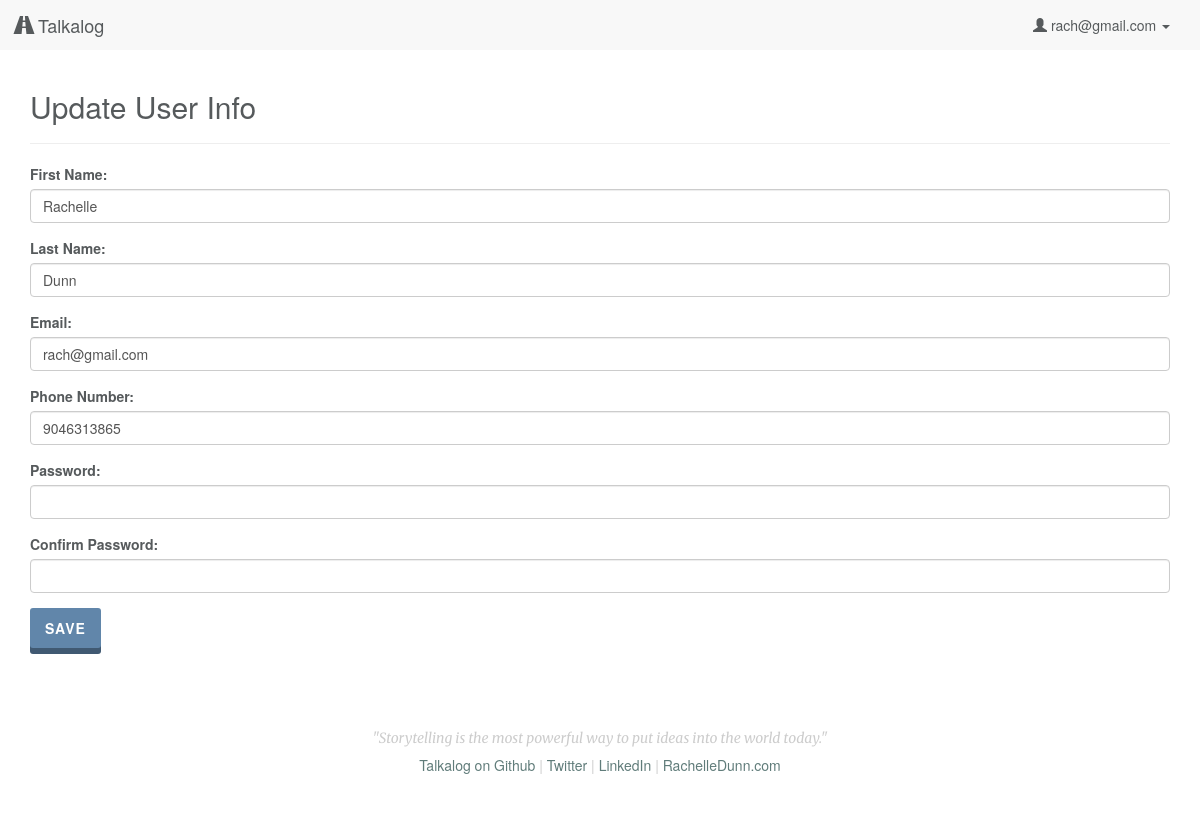
The page /edit/user (signed in) on the database as committed earlier.
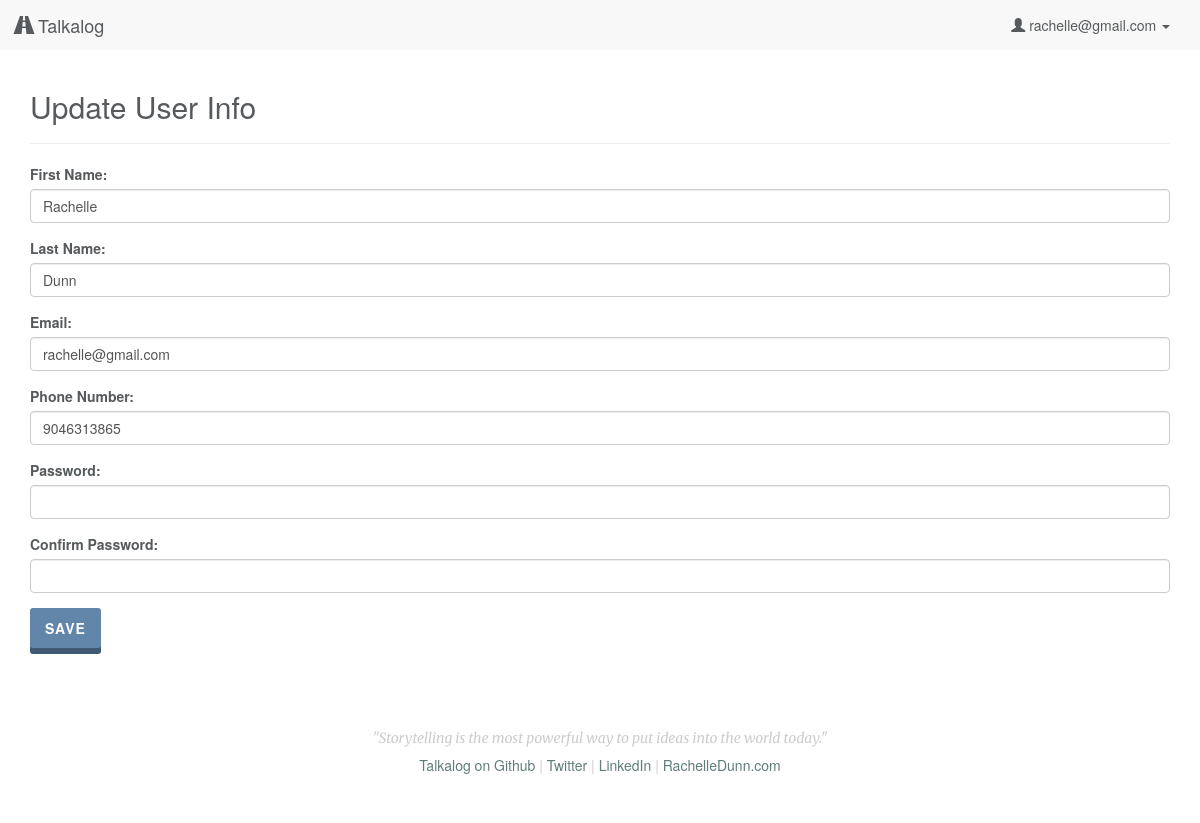
The same page on the database as committed later.
### model.py (models this page shows, shortened)
class User(db.Model):
    __tablename__ = "Users"
    id = db.Column(db.Integer, autoincrement=True, primary_key=True)
    email = db.Column(db.String(100), nullable=False)
    password = db.Column(db.String(50), nullable=False)
    first_name = db.Column(db.String(50), nullable=False)
    last_name = db.Column(db.String(50), nullable=False)
    tel = db.Column(db.String, nullable=False)

### server.py (the view)
@app.route('/edit/user', methods=['GET', 'POST'])
def edit_user_info():
	"""Allow users to edit info."""
	if 'email' in session:
		user_email = session['email']
		user = User.query.filter_by(email=user_email).first()
		if request.method == 'POST':
			entered_fname = request.form['first_name']
			entered_lname = request.form['last_name']
			entered_email = request.form['email']
			entered_tel = request.form['tel']
			entered_pw = request.form['password']
			entered_pw2 = request.form['password2']
			if entered_pw != entered_pw2:
				flash('Your passwords did not match')
				return redirect('/edit/user')
			else:
				if entered_fname:
					user.first_name = entered_fname
				if entered_lname:
					user.last_name = entered_lname
				if entered_email:
					user.email = entered_email
				if entered_tel:
					user.tel = entered_tel
				if entered_pw:
					user.password = entered_pw
				db.session.commit()
				session['email'] = entered_email
				flash('User info successfully updated!')
				return redirect('/')
		return render_template('edit_profile.html', user=user)
	else:
		flash('You must be logged in to edit your profile')
		return redirect('/login')

### templates/edit_profile.html
{% extends 'base.html' %}
{% block content %}
    <h2>Update User Info</h2>
    <hr>
    <form action="/edit/user" method="POST">
        <div class="form-group">
            <label for="first_name">First Name:</label>
            <input type="text" name="first_name" placeholder="First name" class="form-control" value="{{ user.first_name }}">
        </div>
        <div class="form-group">
            <label for="last_name">Last Name:</label>
            <input type="text" name="last_name" placeholder="Last name" class="form-control" value="{{ user.last_name }}">
        </div>
        <div class="form-group">
            <label for="email">Email:</label>
            <input type="text" name="email" placeholder="name@domain.com" class="form-control" value="{{ user.email }}">
        </div>
        <div class="form-group">
            <label for="tel">Phone Number:</label>
            <input type="tel" name="tel" class="form-control" placeholder="5555555555" min="10" max="10" value="{{ user.tel }}">
        </div>
        <div class="form-group">
            <label for="password">Password:</label>
            <input type="text" name="password" class="form-control">
        </div>
        <div class="form-group">
            <label for="password2">Confirm Password:</label>
            <input type="text" name="password2" class="form-control">
        </div>
        <input type="submit" value="Save" class="button">
    </form>
{% endblock %}

### templates/base.html (shortened to what this page needs)
<!DOCTYPE html>
<html lang="en">
    <head>
        <link rel="stylesheet" href="https://maxcdn.bootstrapcdn.com/bootstrap/3.3.4/css/bootstrap.min.css">
        <link rel="stylesheet" href="/static/css/style.css"/>
        <link rel="stylesheet" href="https://ajax.googleapis.com/ajax/libs/jqueryui/1.11.4/themes/smoothness/jquery-ui.css"/>
    </head>
    <body>
        <nav class="navbar navbar-default">
            <div class="container-fluid">
                <div class="navbar-header">
                    <a class="navbar-brand" href="/"><span class="glyphicon glyphicon-road" aria-hidden="true"></span> Talkalog</a>
                </div>
                <div class="collapse navbar-collapse" id="bs-example-navbar-collapse-1">
                    <ul class="nav navbar-nav navbar-right">
                    {% if 'email' in session %}
                        <li class="dropdown">
                        <a href="#" class="dropdown-toggle" data-toggle="dropdown" role="button" aria-expanded="false"><span class="glyphicon glyphicon-user" aria-hidden="true"></span> {{ session['email'] }} <span class="caret"></span></a>
                        </li>
                    {% else %}
                        <li><a href="/login">Login</a></li>
                        <li><a href="/signup">Sign Up</a></li>
                    {% endif %}
                    </ul>
                </div>
            </div>
        </nav>
        <div class="container">
            {% block content %}{% endblock %}
        </div>
        <div class="container">
            <footer class="footer">
                <p>"Storytelling is the most powerful way to put ideas into the world today."</p>
                <h5><a href="http://github.com/rachelledunn/talkalog" target="_blank">Talkalog on Github</a> | <a href="http://twitter.com/rchdnn" target="_blank">Twitter</a> | <a href="http://linkedin.com/in/rachelledunn" target="_blank">LinkedIn</a> | <a href="http://rachelledunn.com/" target="_blank">RachelleDunn.com</a></h5>
            </footer>
        </div>
    </body>
</html>

Rows that differ between the two databases and show on the page:
changed User "Rachelle": email "rach@gmail.com" → "rachelle@gmail.com"
